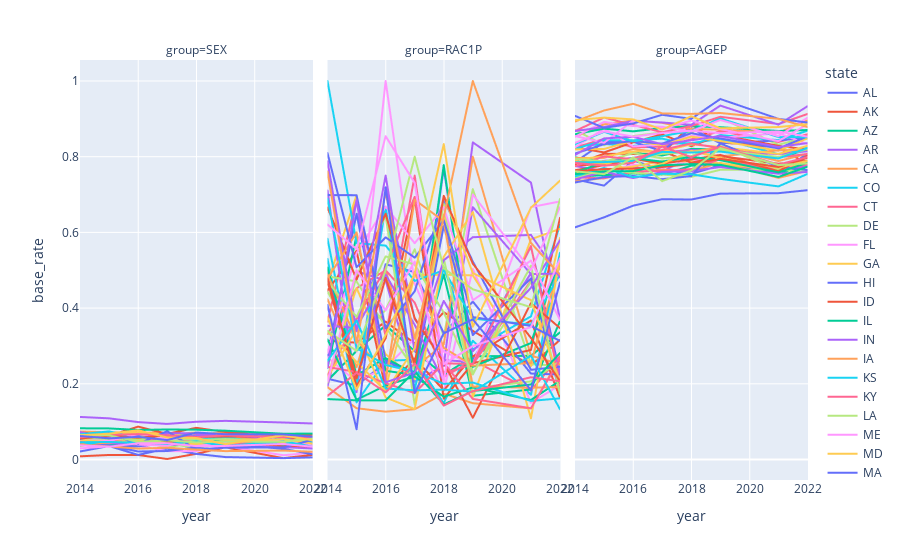

Write notebook code for a chart like this one.
### Code cell
px.line(
    base_rate,
    x="year",
    y="base_rate",
    color="state",
    facet_col="group",
    hover_data="len",
)
